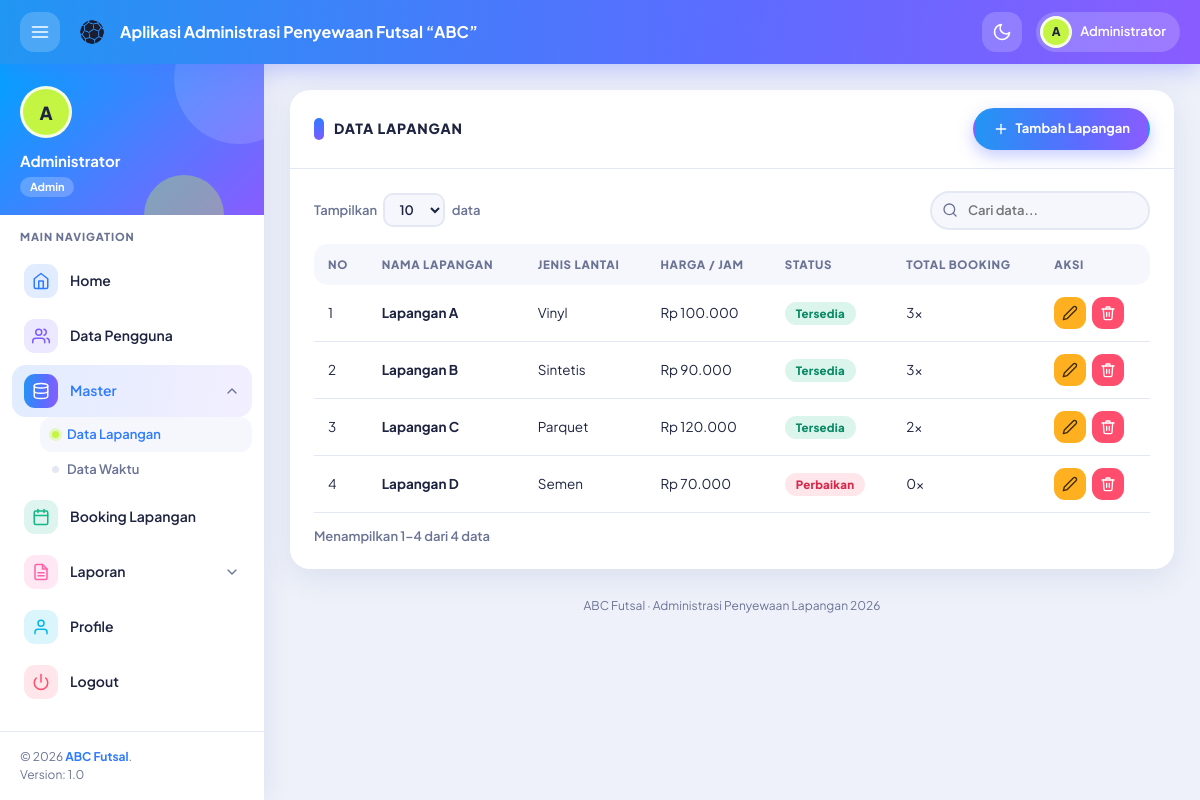
Page /index.php?page=lapangan (signed in) on the committed database.
### tables this page shows
CREATE TABLE `lapangan` (
  `id_lapangan` int(11) NOT NULL,
  `nama_lapangan` varchar(50) NOT NULL,
  `jenis_lantai` varchar(30) NOT NULL DEFAULT 'Vinyl',
  `harga_per_jam` int(11) NOT NULL DEFAULT 0,
  `status` enum('Tersedia','Perbaikan') NOT NULL DEFAULT 'Tersedia'
);

### page/lapangan/lapangan.php (the view)
<?php
$rows = db_all("SELECT l.*, (SELECT COUNT(*) FROM booking b WHERE b.id_lapangan = l.id_lapangan) AS jml_booking FROM lapangan l ORDER BY l.nama_lapangan");
?>
<div class="row clearfix">
    <div class="card">
        <div class="header">
            <h2>DATA LAPANGAN</h2>
            <div class="header-actions">
                <a class="btn btn-primary" href="?page=lapangan&aksi=tambah"><?= ikon('plus') ?> Tambah Lapangan</a>
            </div>
        </div>
        <div class="body">
            <div class="table-wrap">
                <table class="table js-table">
                    <thead>
                        <tr>
                            <th>No</th>
                            <th>Nama Lapangan</th>
                            <th>Jenis Lantai</th>
                            <th>Harga / Jam</th>
                            <th>Status</th>
                            <th>Total Booking</th>
                            <th>Aksi</th>
                        </tr>
                    </thead>
                    <tbody>
                        <?php foreach ($rows as $i => $r): ?>
                            <tr>
                                <td class="no"><?= $i + 1 ?></td>
                                <td><b><?= e($r['nama_lapangan']) ?></b></td>
                                <td><?= e($r['jenis_lantai']) ?></td>
                                <td class="nowrap"><?= rupiah($r['harga_per_jam']) ?></td>
                                <td><?= badge_status($r['status']) ?></td>
                                <td><?= (int)$r['jml_booking'] ?>x</td>
                                <td>
                                    <div class="aksi">
                                        <a class="btn btn-warn btn-icon" title="Ubah" href="?page=lapangan&aksi=ubah&id=<?= (int)$r['id_lapangan'] ?>"><?= ikon('edit') ?></a>
                                        <a class="btn btn-danger btn-icon" title="Hapus" href="<?= url_aksi('lapangan', 'hapus', $r['id_lapangan']) ?>" data-confirm="Hapus <?= e($r['nama_lapangan']) ?>?"><?= ikon('trash') ?></a>
                                    </div>
                                </td>
                            </tr>
                        <?php endforeach; ?>
                    </tbody>
                </table>
            </div>
        </div>
    </div>
</div>

### fungsi.php (shortened to what this page needs)
<?php
function e($s)
{
    return htmlspecialchars((string)$s, ENT_QUOTES, 'UTF-8');
}
function rupiah($n)
{
    return 'Rp ' . number_format((float)$n, 0, ',', '.');
}
function inisial($nama)
{
    $p = preg_split('/\s+/', trim((string)$nama));
    $i = strtoupper(mb_substr($p[0] ?? '?', 0, 1));
    return $i;
}
function ikon($nama, $kelas = '')
{
    return '<svg class="ic ' . e($kelas) . '" aria-hidden="true"><use href="#i-' . e($nama) . '"/></svg>';
}
function badge_status($s)
{
    return '<span class="badge badge-' . strtolower(e($s)) . '">' . e($s) . '</span>';
}
function csrf_token()
{
    return $_SESSION['csrf'];
}
function url_aksi($page, $aksi, $id)
{
    return '?page=' . urlencode($page) . '&aksi=' . urlencode($aksi) . '&id=' . (int)$id . '&t=' . csrf_token();
}
function db_all($sql, $params = [])
{
    global $koneksi;
    $st = mysqli_prepare($koneksi, $sql);
    mysqli_stmt_execute($st);
    $r = mysqli_stmt_get_result($st);
    $rows = $r ? mysqli_fetch_all($r, MYSQLI_ASSOC) : [];
    return $rows;
}

### css/style.css (style rules this page uses)
:root { --bg: #eef1f9; --card: #ffffff; --text: #1d2340; --muted: #6b7394; --line: #e4e8f4; --side: #ffffff; --primary: #2f7bff; --primary-2: #7c5cff; --lime: #c4f542; --pink: #ff5fa8; --ok: #12b886; --warn: #ffb020; --danger: #ff4d6d; --soft: #f5f7fd; --shadow: 0 8px 30px rgba(47, 80, 160, 0.1); --radius: 20px; --nav-h: 64px; --side-w: 264px; --grad: linear-gradient(95deg, #2196f3 0%, #5b6cff 60%, #8a5cff 100%); }
* { box-sizing: border-box; }
html { scroll-behavior: smooth; }
body { margin: 0; font-family: "Plus Jakarta Sans", "Segoe UI", system-ui, -apple-system, Roboto, sans-serif; font-size: 14px; line-height: 1.5; color: var(--text); background: var(--bg); -webkit-font-smoothing: antialiased; }
a { color: var(--primary); text-decoration: none; }
h1, h2, h3, h4 { margin: 0; line-height: 1.25; }
.ic { width: 20px; height: 20px; fill: none; stroke: currentColor; stroke-width: 2; stroke-linecap: round; stroke-linejoin: round; flex: none; }
.nowrap { white-space: nowrap; }
.menu .tile .ic { width: 18px; height: 18px; }
.menu .caret { margin-left: auto; width: 16px; height: 16px; transition: transform 0.25s; color: var(--muted); }
.menu li.open > a .caret { transform: rotate(180deg); }
.card { background: var(--card); border-radius: var(--radius); box-shadow: var(--shadow); margin-bottom: 22px; overflow: hidden; }
.card > .header { display: flex; align-items: center; justify-content: space-between; gap: 12px; flex-wrap: wrap; padding: 18px 24px; border-bottom: 1px solid var(--line); }
.card > .header h2 { font-size: 14px; font-weight: 800; letter-spacing: 0.06em; text-transform: uppercase; color: var(--text); display: flex; align-items: center; gap: 10px; }
.card > .header h2::before { content: ""; width: 10px; height: 22px; border-radius: 6px; background: linear-gradient(var(--primary), var(--primary-2)); }
.card > .body { padding: 22px 24px; }
.header-actions { display: flex; gap: 8px; flex-wrap: wrap; }
.btn { display: inline-flex; align-items: center; justify-content: center; gap: 7px; padding: 9px 18px; border-radius: 99px; border: 2px solid transparent; cursor: pointer; font: inherit; font-weight: 700; font-size: 13px; color: #fff; background: var(--primary); transition: transform 0.15s, box-shadow 0.2s, filter 0.2s; }
.btn .ic { width: 16px; height: 16px; }
.btn-primary { background: var(--grad); box-shadow: 0 6px 16px rgba(91, 108, 255, 0.35); color: #fff; }
.btn-warn { background: var(--warn); color: #3b2a00; }
.btn-danger { background: var(--danger); }
.btn-icon { padding: 7px; width: 32px; height: 32px; border-radius: 11px; }
.aksi { display: flex; gap: 6px; flex-wrap: wrap; }
.table-wrap { overflow-x: auto; }
table.table { width: 100%; border-collapse: separate; border-spacing: 0; font-size: 13.5px; }
.table th { text-align: left; padding: 12px 14px; font-size: 11.5px; font-weight: 800; letter-spacing: 0.06em; text-transform: uppercase; color: var(--muted); background: var(--soft); white-space: nowrap; }
.table th:first-child { border-radius: 14px 0 0 14px; }
.table th:last-child { border-radius: 0 14px 14px 0; }
.table td { padding: 12px 14px; border-bottom: 1px solid var(--line); vertical-align: middle; }
.table tbody tr { transition: background 0.15s; }
.badge { display: inline-block; padding: 3px 11px; border-radius: 99px; font-size: 11.5px; font-weight: 800; letter-spacing: 0.02em; }
.badge-selesai, .badge-tersedia { background: rgba(18, 184, 134, 0.15); color: #0b8a65; }
.badge-cancel, .badge-perbaikan { background: rgba(255, 77, 109, 0.14); color: #d62a4c; }
.table .aksi { flex-wrap: nowrap; }
.table td:nth-child(2) b { white-space: nowrap; }

### rows in the picture
lapangan: nama_lapangan "Lapangan A", jenis_lantai "Vinyl", harga_per_jam "Rp 100.000", status "Tersedia", jml_booking "3"
lapangan: nama_lapangan "Lapangan B", jenis_lantai "Sintetis", harga_per_jam "Rp 90.000", status "Tersedia", jml_booking "3"
lapangan: nama_lapangan "Lapangan C", jenis_lantai "Parquet", harga_per_jam "Rp 120.000", status "Tersedia", jml_booking "2"
lapangan: nama_lapangan "Lapangan D", jenis_lantai "Semen", harga_per_jam "Rp 70.000", status "Perbaikan", jml_booking "0"

### other values in the picture
inisial($user['nama']) "A"
$user['nama'] "Administrator"
$user['level'] "Admin"
